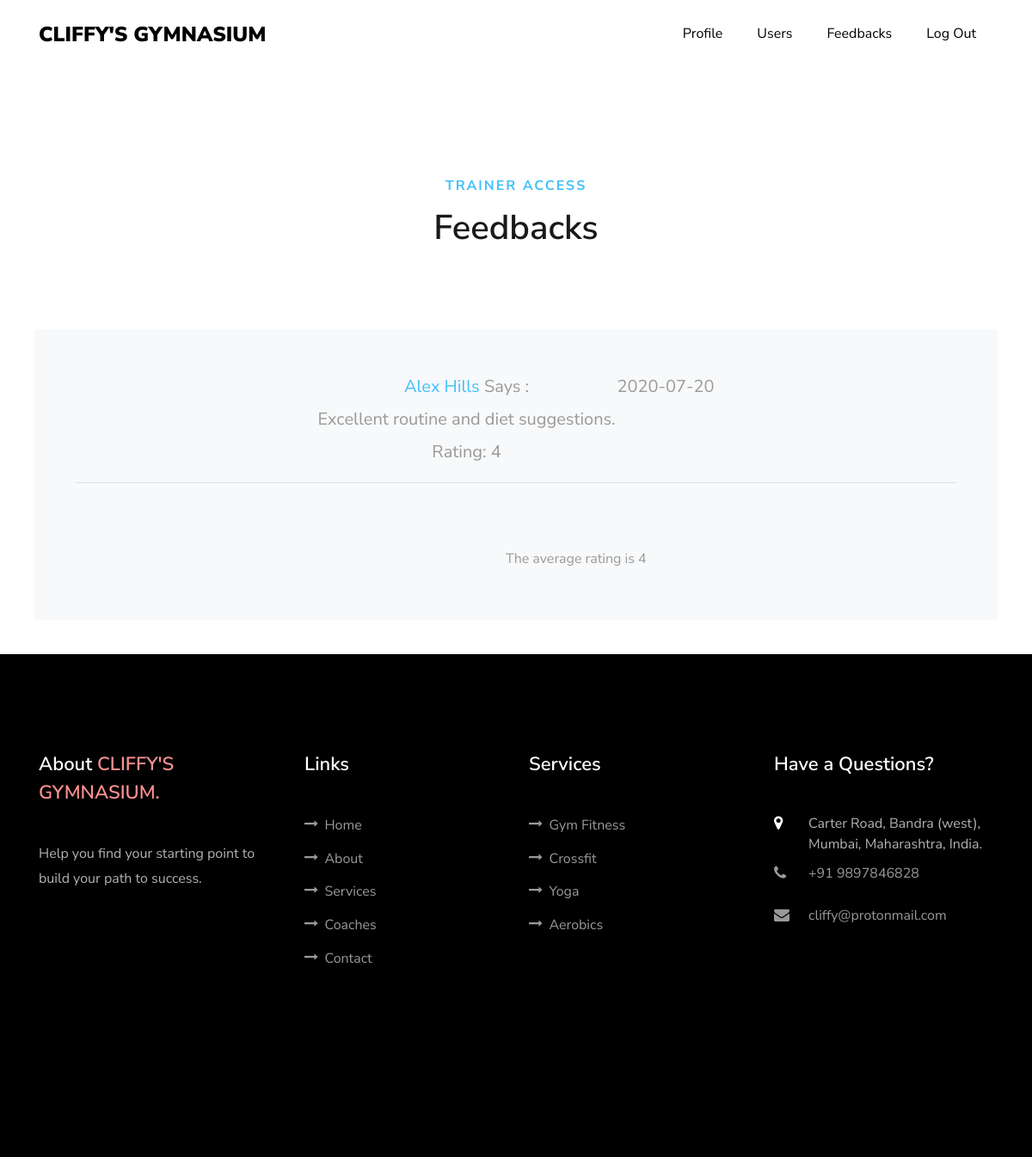
Page /trainer-feedback.php (signed in) on the committed database.
### tables this page shows
CREATE TABLE `customer_trainer_feedback` (
  `c_t_id` int(200) NOT NULL,
  `customer_id` int(200) NOT NULL,
  `trainer_id` int(200) NOT NULL,
  `feedback` text NOT NULL,
  `trainer_rating` int(200) DEFAULT NULL,
  `feedback_date` date DEFAULT NULL
);

CREATE TABLE `customer` (
  `customer_id` int(200) NOT NULL,
  `name` varchar(200) DEFAULT NULL,
  `email` varchar(200) DEFAULT NULL,
  `username` varchar(200) DEFAULT NULL,
  `password` varchar(200) DEFAULT NULL,
  `age` varchar(200) DEFAULT NULL,
  `gender` varchar(200) DEFAULT NULL,
  `phone_no` varchar(200) DEFAULT NULL,
  `branch_id` int(200) DEFAULT NULL,
  `trainer_id` int(200) DEFAULT NULL,
  `plan_id` int(200) DEFAULT NULL,
  `timeslot_id` int(200) DEFAULT NULL,
  `joining_date` date NOT NULL,
  `classes` varchar(500) DEFAULT NULL
);

### trainer-feedback.php (the view, shortened to what this page needs)
<!DOCTYPE html>
<html lang="en">
<head>
  <link rel="stylesheet" href="css/open-iconic-bootstrap.min.css">
  <link rel="stylesheet" href="css/animate.css">
  <link rel="stylesheet" href="css/owl.carousel.min.css">
  <link rel="stylesheet" href="css/owl.theme.default.min.css">
  <link rel="stylesheet" href="css/magnific-popup.css">
  <link rel="stylesheet" href="css/aos.css">
  <link rel="stylesheet" href="css/ionicons.min.css">
  <link rel="stylesheet" href="css/flaticon.css">
  <link rel="stylesheet" href="css/icomoon.css">
  <link rel="stylesheet" href="css/style.css">
</head>
<body data-spy="scroll" data-target=".site-navbar-target" data-offset="300">
  <nav class="navbar navbar-expand-lg navbar-dark ftco_navbar bg-dark ftco-navbar-light site-navbar-target" id="ftco-navbar">
    <div class="container">
      <a class="navbar-brand" href="site.php">Cliffy's Gymnasium</a>
      <div class="collapse navbar-collapse" id="ftco-nav">
        <ul class="navbar-nav nav ml-auto">
          <li class="nav-item"><a href="trainerwelcome.php" class="nav-link"><span>Profile</span></a></li>
          <li class="nav-item"><a href="trainer-users.php" class="nav-link"><span>Users</span></a></li>
          <li class="nav-item"><a href="trainer-feedback.php" class="nav-link"><span>Feedbacks</span></a></li>
          <li class="nav-item"><a href="logout.php" class="nav-link"><span>Log Out</span></a></li>
        </ul>
      </div>
    </div>
  </nav>
  <br><br><br><br><br><br><br>
  <div class="row justify-content-center mb-5 pb-3">
    <div class="col-md-7 heading-section text-center ftco-animate">
      <span class="subheading" style="color: #42c0fb;"><strong>Trainer Access</strong></span>
      <h2 class="mb-4">Feedbacks</h2>
    </div>
  </div>
  <div style="margin : 40px 40px 40px 40px;">
    <div class="bg-light p-4 p-md-5 contact-form">
      <div class="form-group" style="text-align : center; font-size : 20px;">
        <?php
        include('mysqlconnection.php');
        ?>
        <?php
        $trainer_id = $_SESSION['trainer_id'];
        $sql = "SELECT * FROM customer_trainer_feedback where trainer_id like '$trainer_id';";
        if (($result = $conn->query($sql))->num_rows > 0) {
          while ($row = $result->fetch_assoc()) {
            echo "<table style='margin : auto;'>";
            $customer_id = (int) $row['customer_id'];
            $feedback = $row['feedback'];
            $rating = $row['trainer_rating'];
            $feedback_date = $row['feedback_date'];
            $sql1 = "SELECT name from customer where customer_id like '$customer_id'";
            if (($result1 = $conn->query($sql1))->num_rows > 0) {
              $row1 = $result1->fetch_assoc();
              $customer_name = $row1['name'];
            } else {
              continue;
            }
            echo "<tr><td colspan='12'><a href='trainer-customerprofile.php?data1=" . $customer_id . "' style='color : #42c0fb;'>" . $customer_name . "</a> Says : </td><td colspan='12'>" . $feedback_date . "</td></tr>";
            echo "<tr><td>" . $feedback . "</td></tr>";
            echo "<tr><td>Rating: " . $rating . "</td></tr>";
            echo "</table>";
            echo "<hr>";
          }
          echo "</div>";
        } else {
          echo "<h2>No Feed back recorded</h2>";
        }
        ?>
        <br>
        <br>
        <?php
        $trainer_id = $_SESSION['trainer_id'];
        $sql = "SELECT AVG(trainer_rating) FROM customer_trainer_feedback where trainer_id like '$trainer_id';";
        if (($result = $conn->query($sql))->num_rows > 0) {
          $row = $result->fetch_assoc();
          $rating = (float) $row['AVG(trainer_rating)'];
          echo "<label style='margin-left : 500px;'>The average rating is " . $rating . "</label>";
        }
        ?>
      </div>
    </div>
  <footer class="ftco-footer ftco-section">
    <div class="container">
      <div class="row mb-5">
        <div class="col-md">
          <div class="ftco-footer-widget mb-4">
            <h2 class="ftco-heading-2">About <span><a href="site.php">Cliffy's Gymnasium.</a></span></h2>
            <p>Help you find your starting point to build your path to success.</p>
            <ul class="ftco-footer-social list-unstyled float-md-left float-lft mt-5">
            </ul>
          </div>
        </div>
        <div class="col-md">
          <div class="ftco-footer-widget mb-4 ml-md-4">
            <h2 class="ftco-heading-2">Links</h2>
            <ul class="list-unstyled">
              <li><a href="site.php#home-section"><span class="icon-long-arrow-right mr-2"></span>Home</a></li>
              <li><a href="site.php#about-section"><span class="icon-long-arrow-right mr-2"></span>About</a></li>
              <li><a href="site.php#services-section"><span class="icon-long-arrow-right mr-2"></span>Services</a></li>
              <li><a href="site.php#coaches-section"><span class="icon-long-arrow-right mr-2"></span>Coaches</a></li>
              <li><a href="site.php#contact-section"><span class="icon-long-arrow-right mr-2"></span>Contact</a></li>
            </ul>
          </div>
        </div>
        <div class="col-md">
          <div class="ftco-footer-widget mb-4">
            <h2 class="ftco-heading-2">Services</h2>
            <ul class="list-unstyled">
              <li><a href="site.php#v-pills-1"><span class="icon-long-arrow-right mr-2"></span>Gym Fitness</a></li>
              <li><a href="site.php#v-pills-08"><span class="icon-long-arrow-right mr-2"></span>Crossfit</a></li>
              <li><a href="site.php#v-pills-6"><span class="icon-long-arrow-right mr-2"></span>Yoga</a></li>
              <li><a href="site.php#v-pills-7"><span class="icon-long-arrow-right mr-2"></span>Aerobics</a></li>
            </ul>
          </div>
        </div>
        <div class="col-md">
          <div class="ftco-footer-widget mb-4">
            <h2 class="ftco-heading-2">Have a Questions?</h2>
            <div class="block-23 mb-3">
              <ul>
                <li><span class="icon icon-map-marker"></span><span class="text">Carter Road, Bandra (west), Mumbai, Maharashtra, India.</span></li>
                <li><a href="#"><span class="icon icon-phone"></span><span class="text">+91 9897846828</span></a></li>
                <li><a href="#"><span class="icon icon-envelope"></span><span class="text">cliffy@protonmail.com</span></a></li>
              </ul>
            </div>
          </div>
        </div>
      </div>
    </div>
  </footer>
</body>
</html>

### css/icomoon.css (style rules this page uses)
[class^="icon-"], [class*=" icon-"] { font-family: 'icomoon' !important; speak: none; font-style: normal; font-weight: normal; font-variant: normal; text-transform: none; line-height: 1; -webkit-font-smoothing: antialiased; -moz-osx-font-smoothing: grayscale; }
.icon-map-marker:before { content: "\f041"; }
.icon-phone:before { content: "\f095"; }
.icon-envelope:before { content: "\f0e0"; }
.icon-long-arrow-right:before { content: "\f178"; }

### rows in the picture
customer_trainer_feedback: customer.name "Alex Hills", feedback_date "2020-07-20", feedback "Excellent routine and diet suggestions.", trainer_rating "4"

### other values in the picture
$rating "4"
